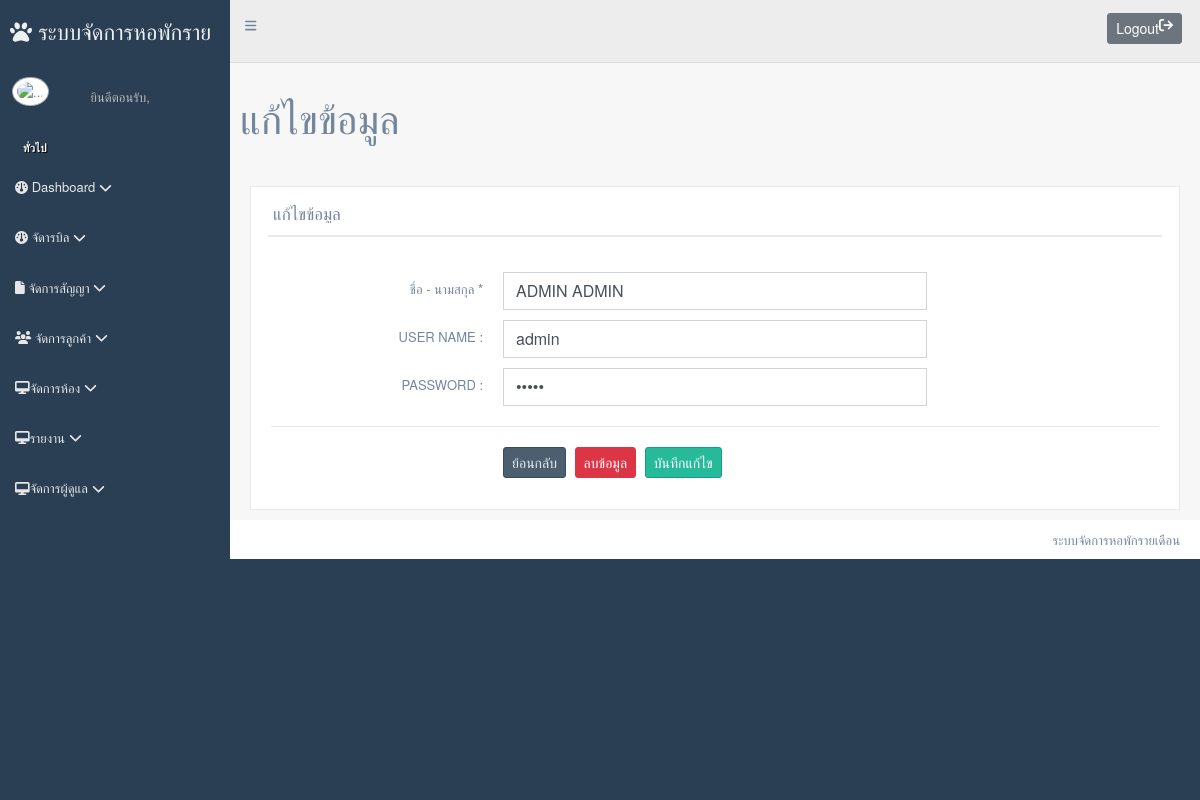
/home/admin_view_edit/1, run on an earlier commit of the app's database.
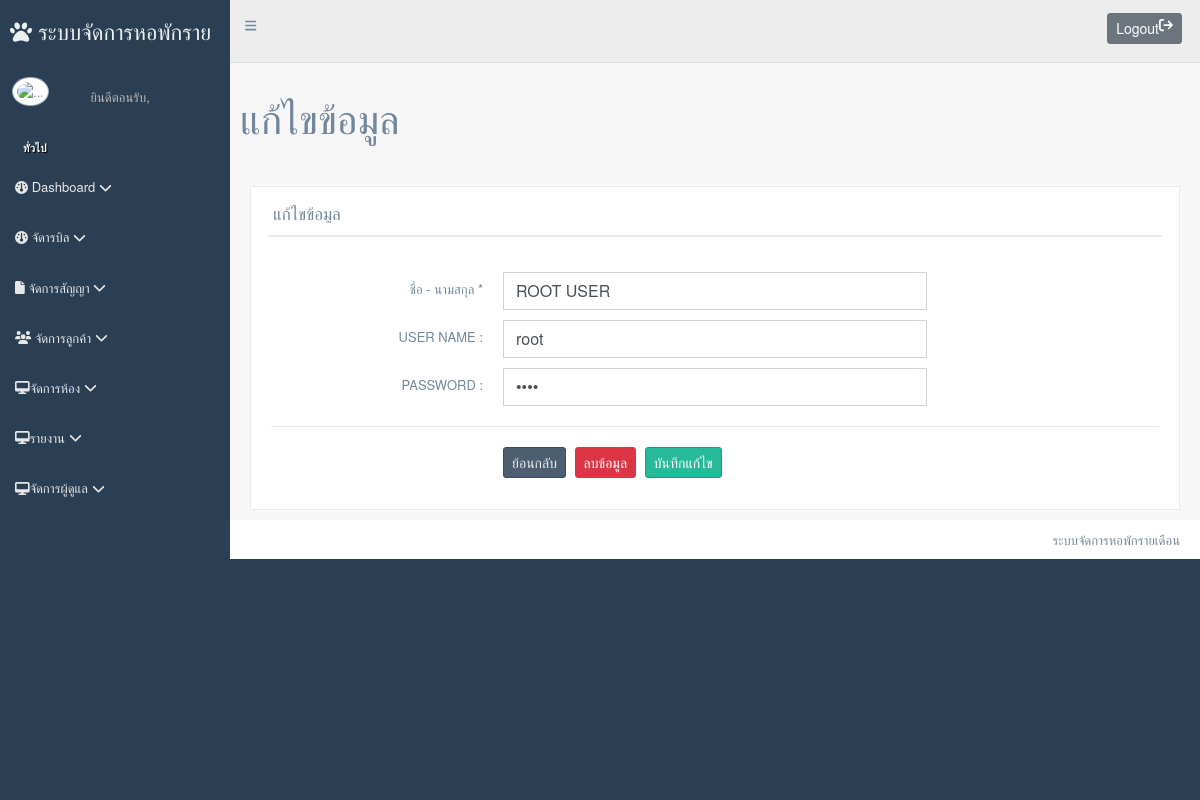
And on a later commit of the database.
### tables this page shows
CREATE TABLE `account` (
  `ACC_ID` int(11) NOT NULL,
  `ACC_NAME` varchar(100) NOT NULL,
  `ACC_IMGE` varchar(100) NOT NULL DEFAULT 'user.png',
  `ACC_STATUS` varchar(2) DEFAULT '1',
  `ACC_STAMP` datetime NOT NULL DEFAULT current_timestamp() ON UPDATE current_timestamp(),
  `ACC_USERNAME` varchar(50) NOT NULL,
  `ACC_PASSWORD` varchar(50) NOT NULL
);

### application/core/MY_Loader.php (called while the page is built, shortened)
<?php
class MY_Loader extends CI_Loader
{
    public function template($template_name, $vars = array(), $return = FALSE)
    {
        $vars['account'] = $_SESSION['account'];
        if ($return) :
            $content  = $this->view('templates/header', $vars, $return);
            $content .= $this->view($template_name, $vars, $return);
            $content .= $this->view('templates/footer', $vars, $return);
            return $content;
        else :
            $this->view($template_name, $vars);
        endif;
    }
}

### application/controllers/Home.php (called while the page is built, shortened)
<?php
class Home extends CI_Controller
{
	public function admin_view_edit($ACC_ID)
	{
		$RES = new Account_models();
		$data['ACC'] = $RES->QueryResources([
			"WHERE" => [
				"account" => [
					"ACC_ID" => $ACC_ID
				]
			],
			"TYPE_RESULT" => "object",
			"ONE_ROW" => TRUE,
		]);
		$Load = new MY_Loader();
		$Load->template("admin_view_edit", $data);
	}
}

### index.php (called while the page is built, shortened)
<?php
require_once BASEPATH . 'core/CodeIgniter.php';

### application/models/Account_models.php (called while the page is built, shortened)
<?php
class Account_models extends CI_Model
{
    private $mssql = null;
    public static $sTABLE_NAME = "account";
    public function __construct()
    {
        $this->mssql = $this->load->database('MYSQL', TRUE);
    }
    public static function TB_NAME()
    {
        return sprintf("%s",  self::$sTABLE_NAME);
    }
    public function QueryResources($temp_data = array())
    {
        $temp = array();
        if (empty($temp_data)) {
            $this->mssql->from(self::TB_NAME());
            $query = $this->mssql->get();
            $temp = $query->result_object();
            return $temp;
        } else {
            $temp_data = (object) $temp_data;
        }
        $GROUP_BY = isset($temp_data->GROUP_BY) ? $temp_data->GROUP_BY : array();
        $SELECT = isset($temp_data->SELECT) ? $temp_data->SELECT : array();
        $WHERE = isset($temp_data->WHERE) ? $temp_data->WHERE : array();
        $TYPE_RESULT = isset($temp_data->TYPE_RESULT) ? $temp_data->TYPE_RESULT : 'object';
        $ONE_ROW = isset($temp_data->ONE_ROW) ? $temp_data->ONE_ROW : false;
        $TABLE_NAME = isset($temp_data->TABLE_NAME) ? $temp_data->TABLE_NAME : self::TB_NAME();
        $this->mssql->from($TABLE_NAME);
        if (!empty($WHERE)) {
            foreach ($WHERE as $key_WHERE => $item_WHERE) :
                if (gettype($item_WHERE) == 'array') {
                    foreach ($item_WHERE as $key_item_WHERE => $item_item_WHERE) :
                        if ($key_item_WHERE !== 0) {
                            $TB_ = $key_WHERE;
                            $KE_ = $key_item_WHERE;
                            if (gettype($item_item_WHERE) == "array") {
                                $item_item_WHERE = (object) $item_item_WHERE;
                                $item_item_WHERE_array = $item_item_WHERE;
                                $CONDITION = strtoupper(isset($item_item_WHERE->CONDITION) ? $item_item_WHERE->CONDITION : 'and');
                                $DATA_K = isset($item_item_WHERE->DATA) ? $item_item_WHERE->DATA : array();
                                $GROUP = isset($item_item_WHERE->GROUP) ? $item_item_WHERE->GROUP : false;
                                if (empty($DATA_K)) {
                                    continue;
                                }
                                switch ($CONDITION) {
                                    case 'OR':
                                        if (gettype($DATA_K) == "array") {
                                            if ($GROUP == true) {
                                                $this->mssql->group_start();
                                            }
                                            foreach ($DATA_K as $key_DK => $item_DK) :
                                                $this->mssql->or_where(sprintf("%s.%s", $TB_, $KE_), $item_DK);
                                            endforeach;
                                            if ($GROUP == true) {
                                                $this->mssql->group_end();
                                            }
                                        } else {
                                            $this->mssql->or_where(sprintf("%s.%s", $TB_, $KE_), $DATA_K);
                                        }
                                        break;
                                    case 'IN':
                                        if (gettype($DATA_K) == "array") {
                                            if ($GROUP == true) {
                                                $this->mssql->group_start();
                                            }
                                            $this->mssql->where_in(sprintf("%s.%s", $TB_, $KE_), $DATA_K);
                                            if ($GROUP == true) {
                                                $this->mssql->group_end();
                                            }
                                        } else {
                                            $this->mssql->where_in(sprintf("%s.%s", $TB_, $KE_), $DATA_K);
                                        }
                                        break;
                                    case 'OR_IN':
                                        if (gettype($DATA_K) == "array") {
                                            if ($GROUP == true) {
                                                $this->mssql->group_start();
                                            }
                                            $this->mssql->or_where_in(sprintf("%s.%s", $TB_, $KE_), $DATA_K);
                                            if ($GROUP == true) {
                                                $this->mssql->group_end();
                                            }
                                        } else {
                                            $this->mssql->or_where_in(sprintf("%s.%s", $TB_, $KE_), $DATA_K);
                                        }
                                        break;
                                    case 'NOT_IN':
                                        if (gettype($DATA_K) == "array") {
                                            if ($GROUP == true) {
                                                $this->mssql->group_start();
                                            }
                                            $this->mssql->where_not_in(sprintf("%s.%s", $TB_, $KE_), $DATA_K);
                                            if ($GROUP == true) {
                                                $this->mssql->group_end();
                                            }
                                        } else {
                                            $this->mssql->where_not_in(sprintf("%s.%s", $TB_, $KE_), $DATA_K);
                                        }
                                        break;
                                    case 'OR_NOT_IN':
                                        if (gettype($DATA_K) == "array") {
                                            if ($GROUP == true) {
                                                $this->mssql->group_start();
                                            }
                                            $this->mssql->where_not_in(sprintf("%s.%s", $TB_, $KE_), $DATA_K);
                                            if ($GROUP == true) {
                                                $this->mssql->group_end();
                                            }
                                        } else {
                                            $this->mssql->or_where_not_in(sprintf("%s.%s", $TB_, $KE_), $DATA_K);
                                        }
                                        break;
                                    case 'AND':
                                        if (gettype($DATA_K) == "array") {
                                            if ($GROUP == true) {
                                                $this->mssql->group_start();
                                            }
                                            foreach ($DATA_K as $key_DK => $item_DK) :
                                                $this->mssql->where(sprintf("%s.%s", $TB_, $KE_), $item_DK);
                                            endforeach;
                                            if ($GROUP == true) {
                                                $this->mssql->group_end();
                                            }
                                        } else {
                                            $this->mssql->where(sprintf("%s.%s", $TB_, $KE_), $DATA_K);
                                        }
                                        break;
                                    case 'LIKE':
                                        if (gettype($DATA_K) == "array") {
                                            if ($GROUP == true) {
                                                $this->mssql->group_start();
                                            }
                                            foreach ($DATA_K as $key_DK => $item_DK) :
                                                $this->mssql->like(sprintf("%s.%s", $TB_, $KE_), $item_DK, 'both');
                                            endforeach;
                                            if ($GROUP == true) {
                                                $this->mssql->group_end();
                                            }
                                        } else {
                                            $this->mssql->like(sprintf("%s.%s", $TB_, $KE_), $DATA_K, 'both');
                                        }
                                        break;
                                    case 'OR_LIKE':
                                        if (gettype($DATA_K) == "array") {
                                            if ($GROUP == true) {
                                                $this->mssql->group_start();
                                            }
                                            foreach ($DATA_K as $key_DK => $item_DK) :
                                                $this->mssql->or_like(sprintf("%s.%s", $TB_, $KE_), $item_DK, 'both');
                                            endforeach;
                                            if ($GROUP == true) {
                                                $this->mssql->group_end();
                                            }
                                        } else {
                                            $this->mssql->or_like(sprintf("%s.%s", $TB_, $KE_), $DATA_K, 'both');
                                        }
                                        break;
                                }
                            } else {
                                $this->mssql->where(sprintf("%s.%s", $TB_, $KE_), $item_item_WHERE);
                            }
                        }
                    endforeach;
                }
            endforeach;
        }
        if (empty($SELECT) && empty($GROUP_BY)) {
            $this->mssql->select("*");
        }
        try {
            $query = $this->mssql->get();
            if ($TYPE_RESULT == 'object' && $ONE_ROW != true) {
                $temp = $query->result_object();
            } elseif ($TYPE_RESULT == 'array' && $ONE_ROW != true) {
                $temp = $query->result_array();
            } elseif ($TYPE_RESULT == 'object' && $ONE_ROW == true) {
                $temp = $query->row_object();
            } elseif ($TYPE_RESULT == 'array' && $ONE_ROW == true) {
                $temp = $query->row_array();
            } else {
                $temp = $query->result_object();
            }
            return $temp;
        } catch (Exception $e) {
            return $e;
        }
    }
}

### application/views/admin_view_edit.php (the view, shortened to what the changed rows need)
<div class="right_col" role="">
    <div class="">
        <div class="row mb-5">
            <div class="page-title">
                <div class="title_left">
                    <h1>แก้ไขข้อมูล</h1>
                </div>
            </div>
        </div>
        <div class="row">
            <div class="col-md-12 col-sm-12 ">
                <div class="x_panel">
                    <div class="x_title">
                        <h2>แก้ไขข้อมูล</h2>
                    </div>
                    <div class="x_content">
                        <br>
                        <form action="<?= base_url("home/admin_update_edit/$ACC->ACC_ID") ?>" method="post" data-parsley-validate="" class="form-horizontal form-label-left" novalidate="">
                            <div class="item form-group">
                                <div class="col-md-6 col-sm-6 ">
                                    <input type="text" required="required" class="form-control " name="ACC_NAME" value="<?= $ACC->ACC_NAME ?>">
                                </div>
                            </div>
                            <div class="item form-group">
                                <div class="col-md-6 col-sm-6 ">
                                    <input class="form-control" type="text" name="ACC_USERNAME" value="<?= $ACC->ACC_USERNAME ?>">
                                </div>
                            </div>
                            <div class="item form-group">
                                <div class="col-md-6 col-sm-6 ">
                                    <input class="form-control" type="password" name="ACC_PASSWORD" value="<?= $ACC->ACC_PASSWORD ?>">
                                </div>
                            </div>
                        </form>
                    </div>
                </div>
            </div>
        </div>
    </div>
</div>

What changed in the data, as far as the page shows it:
changed account: ACC_NAME "ADMIN ADMIN" → "ROOT USER"; ACC_USERNAME "admin" → "root"
